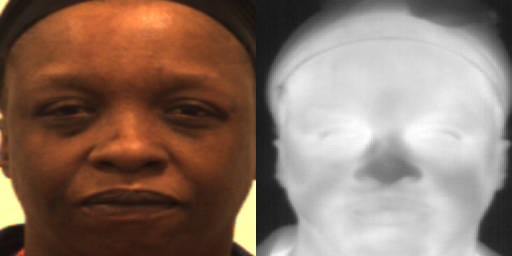
#> input picture VistaMorph/data/DEVCOM_5perc/test/SUBJ7db4c663_b_2019-11-04_12-14-35-353.png, 512 x 256 px, given as the content of the folder none, which was not available
$ python crop_stn_long.py
#> lines starting #> are read from the running program, lines starting #| are printed output that depends on the picture; pictures that were not available may be replaced by others from this repository, and a replacement may not be noted
import PIL
from PIL import Image
from PIL import ImageFont
from PIL import ImageDraw
import sys
import os
import argparse

"""
Crops a 1280 x 256 images of stacked images from the test phase:
real_A, fake_B, real_B and puts them into respective directories. Run
this before evaluation.py

STN experiment outputs 1280x256 stack of:
real_A, fake_A, reg_B, fake_A_from_reg_B, real_B

assumes a total of 5 images from the test script

Just want real_A and reg_B and real_B
"""

def crop_it(infile_path, RA_out, RegB_out, RB_out):
#> called with infile_path = 'none', RA_out = 'none', RegB_out = 'none', RB_out = 'none'
    dirs = os.listdir(infile_path)
    counter = 0
    for item in dirs:
        fullpath = os.path.join(infile_path, item)
        if os.path.isfile(fullpath):
            counter += 1
            im = Image.open(fullpath) # open the source image
#> im is the input picture: PIL image 512x256 RGB; mean R, G, B 138.3, 116, 103.1
            f, e = os.path.splitext(fullpath) # file and its extension like a1, .png

            # For 1280x256 images, we need to crop horizontally
            # Each image is 256x256, so we need to adjust the x coordinates
            real_A = im.crop((0, 0, 256, 256))
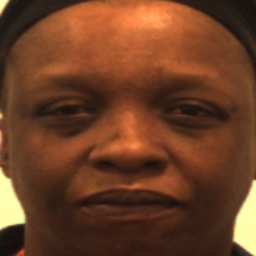
#> real_A: PIL image 256x256 RGB; mean R, G, B 108.2, 63.5, 37.8
            real_B = im.crop((256, 0, 512, 256))
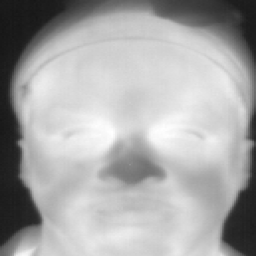
#> real_B: PIL image 256x256 RGB; min 22, max 255, mean 168.4
            fake_B = im.crop((512, 0, 768, 256))
#> fake_B: PIL image 256x256 RGB; every value is 0
            fake_wB = im.crop((768, 0, 1024, 256))
            reg_B = im.crop((1024, 0, 1280, 256))

            save_rA_fname = os.path.join(RA_out, os.path.basename(f) + '.png')
            save_regB_fname = os.path.join(RegB_out, os.path.basename(f) + '.png')
            save_rB_fname = os.path.join(RB_out, os.path.basename(f) + '.png')

            real_A.save(save_rA_fname, quality=100)
            reg_B.save(save_regB_fname, quality=100)
            real_B.save(save_rB_fname, quality=100)
            print(counter)

def main(inpath, RA_out, RegB_out, RB_out):
    crop_it(infile_path=inpath, RA_out=RA_out, RegB_out=RegB_out, RB_out=RB_out)

### MAIN ###
if __name__ == '__main__':
    # use crop.sh to declare paths
    parser = argparse.ArgumentParser()
    parser.add_argument("--inpath", type=str, default="none", help="path to test results original images")
    parser.add_argument("--RA_out", type=str, default="none", help="path to real_A visible dir")
    parser.add_argument("--RegB_out", type=str, default="none", help="path reg_B thermal dir")
    parser.add_argument("--RB_out", type=str, default="none", help="path to real_B dir")
    parser.add_argument("--experiment", type=str, default="none", help="experiment_name")
    opt = parser.parse_args()
    print(opt)

    os.makedirs("experiments/%s/real_B" % opt.experiment, exist_ok=True)
    os.makedirs("experiments/%s/reg_B" % opt.experiment, exist_ok=True)
    os.makedirs("experiments/%s/real_A" % opt.experiment, exist_ok=True)

    main(opt.inpath, opt.RA_out, opt.RegB_out, opt.RB_out)

$ run again, on VistaMorph/data/DEVCOM_5perc/test/SUBJa1a88fab_e_2019-11-04_14-05-55-457.png
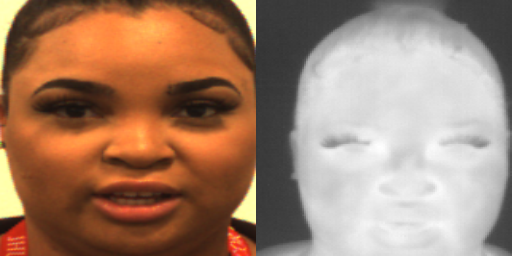
#> input picture VistaMorph/data/DEVCOM_5perc/test/SUBJa1a88fab_e_2019-11-04_14-05-55-457.png, 512 x 256 px, given as the content of the folder none, which was not available
#> in crop_it, im is the input picture: PIL image 512x256 RGB; mean R, G, B 162.3, 129.4, 109.1
#> in crop_it, `real_A = im.crop((0, 0, 256, 256))`:
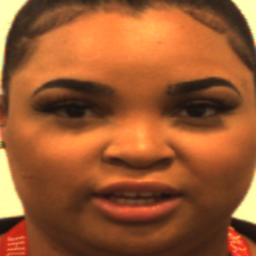
#> real_A: PIL image 256x256 RGB; mean R, G, B 154.2, 88.4, 47.7
#> in crop_it, `real_B = im.crop((256, 0, 512, 256))`:
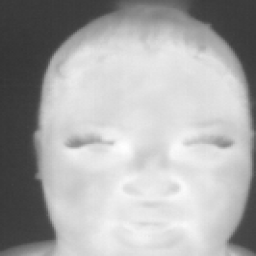
#> real_B: PIL image 256x256 RGB; min 51, max 255, mean 170.4
#> fake_B: PIL image 256x256 RGB; every value is 0

$ run again, on VistaMorph/data/DEVCOM_5perc/test/SUBJac4d1cec_e_2019-11-06_08-54-19-445.png
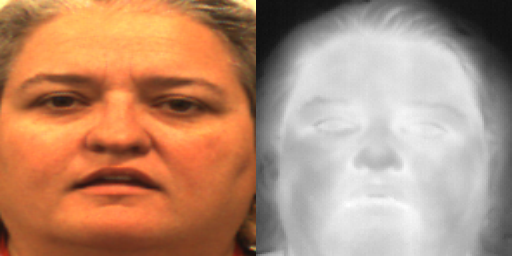
#> input picture VistaMorph/data/DEVCOM_5perc/test/SUBJac4d1cec_e_2019-11-06_08-54-19-445.png, 512 x 256 px, given as the content of the folder none, which was not available
#> in crop_it, im is the input picture: PIL image 512x256 RGB; mean R, G, B 183.6, 142.1, 117.1
#> in crop_it, `real_A = im.crop((0, 0, 256, 256))`:
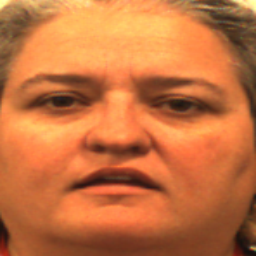
#> real_A: PIL image 256x256 RGB; mean R, G, B 196.9, 113.9, 63.8
#> in crop_it, `real_B = im.crop((256, 0, 512, 256))`:
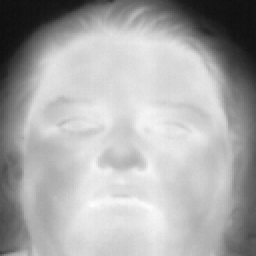
#> real_B: PIL image 256x256 RGB; min 15, max 255, mean 170.4
#> fake_B: PIL image 256x256 RGB; every value is 0
